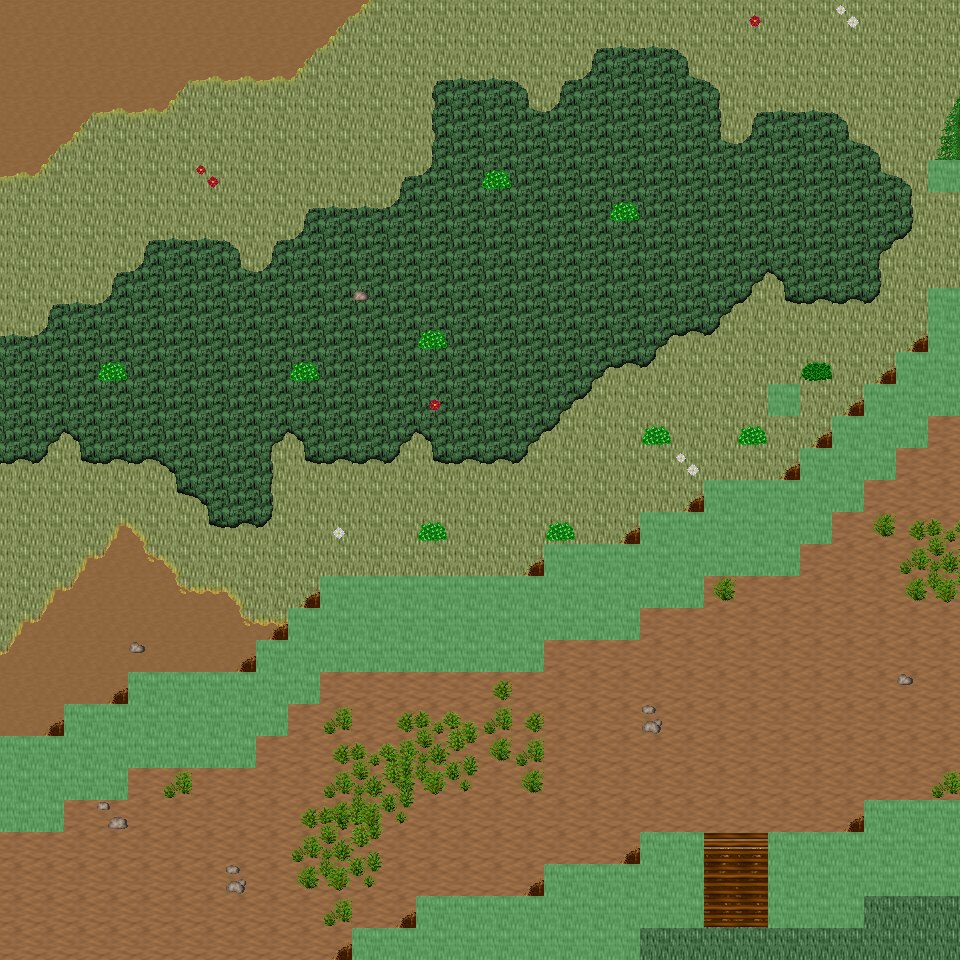

This game map was drawn from its Tiled (.tmx) file and the tilesets committed beside it. A one-line description and the trimmed map source follow:
An orthogonal 30x30 tile map with 32x32 px tiles, 6 tile layers (Ground, Object, Object2, Above, ...), 48 tilesets and 7 objects (7x mapExit).

<map version="1.0" orientation="orthogonal" renderorder="right-down" width="30" height="30" tilewidth="32" tileheight="32" nextobjectid="8">
  <tileset firstgid="1" name="tileset_ground_ground" tilewidth="32" tileheight="32" tilecount="33" columns="3">
    <image source="../drawable/tileset_ground_ground.png" width="96" height="352" />
  </tileset>
  <tileset firstgid="34" name="tileset_ground_ground_2" tilewidth="32" tileheight="32" tilecount="4" columns="4">
    <image source="../drawable/tileset_ground_ground_2.png" width="128" height="32" />
  </tileset>
  <tileset firstgid="38" name="tileset_ground_ridge_earth_dark" tilewidth="32" tileheight="32" tilecount="96" columns="12">
    <image source="../drawable/tileset_ground_ridge_earth_dark.png" width="384" height="256" />
  </tileset>
  <tileset firstgid="134" name="tileset_plant_grasses" tilewidth="32" tileheight="32" tilecount="6" columns="3">
    <image source="../drawable/tileset_plant_grasses.png" width="96" height="64" />
  </tileset>
  <tileset firstgid="140" name="tileset_plant_bush_bushes" tilewidth="32" tileheight="32" tilecount="10" columns="5">
    <image source="../drawable/tileset_plant_bush_bushes.png" width="160" height="64" />
  </tileset>
  <tileset firstgid="150" name="tileset_plant_flower_daisy_white" tilewidth="32" tileheight="32" tilecount="8" columns="2">
    <image source="../drawable/tileset_plant_flower_daisy_white.png" width="64" height="128" />
  </tileset>
  <tileset firstgid="158" name="tileset_building_fence_fence_chunky" tilewidth="32" tileheight="32" tilecount="21" columns="3">
    <image source="../drawable/tileset_building_fence_fence_chunky.png" width="96" height="224" />
  </tileset>
  <tileset firstgid="179" name="tileset_ground_rock_rocks_2" tilewidth="32" tileheight="32" tilecount="4" columns="2">
    <image source="../drawable/tileset_ground_rock_rocks_2.png" width="64" height="64" />
  </tileset>
  <tileset firstgid="183" name="tileset_building_roof_green" tilewidth="32" tileheight="32" tilecount="20" columns="5">
    <image source="../drawable/tileset_building_roof_green.png" width="160" height="128" />
  </tileset>
  <tileset firstgid="203" name="tileset_building_wall_wall_brown" tilewidth="32" tileheight="32" tilecount="12" columns="3">
    <image source="../drawable/tileset_building_wall_wall_brown.png" width="96" height="128" />
  </tileset>
  <tileset firstgid="215" name="tileset_plant_flower_daisy_red" tilewidth="32" tileheight="32" tilecount="8" columns="2">
    <image source="../drawable/tileset_plant_flower_daisy_red.png" width="64" height="128" />
  </tileset>
  <tileset firstgid="223" name="tileset_item_corpse_huge_animal" tilewidth="32" tileheight="32" tilecount="16" columns="2">
    <image source="../drawable/tileset_item_corpse_huge_animal.png" width="64" height="256" />
  </tileset>
  <tileset firstgid="239" name="tileset_plant_stump_rectangular" tilewidth="32" tileheight="32" tilecount="4" columns="2">
    <image source="../drawable/tileset_plant_stump_rectangular.png" width="64" height="64" />
  </tileset>
  <tileset firstgid="243" name="tileset_ground_rock_pebbles" tilewidth="32" tileheight="32" tilecount="3" columns="1">
    <image source="../drawable/tileset_ground_rock_pebbles.png" width="32" height="96" />
  </tileset>
  <tileset firstgid="246" name="tileset_plant_tree_tree_green" tilewidth="32" tileheight="32" tilecount="88" columns="8">
    <image source="../drawable/tileset_plant_tree_tree_green.png" width="256" height="352" />
  </tileset>
  <tileset firstgid="334" name="tileset_item_pot_dark_barrel" tilewidth="32" tileheight="32" tilecount="2" columns="1">
    <image source="../drawable/tileset_item_pot_dark_barrel.png" width="32" height="64" />
  </tileset>
  <tileset firstgid="336" name="tileset_plant_leaves" tilewidth="32" tileheight="32" tilecount="8" columns="4">
    <image source="../drawable/tileset_plant_leaves.png" width="128" height="64" />
  </tileset>
  <tileset firstgid="344" name="tileset_item_statue_cross" tilewidth="32" tileheight="32" tilecount="1" columns="1">
    <image source="../drawable/tileset_item_statue_cross.png" width="32" height="32" />
  </tileset>
  <tileset firstgid="345" name="tileset_ground_ladder_vertical_dark" tilewidth="32" tileheight="32" tilecount="3" columns="3">
    <image source="../drawable/tileset_ground_ladder_vertical_dark.png" width="96" height="32" />
  </tileset>
  <tileset firstgid="348" name="tileset_furniture_light_dark_torch" tilewidth="32" tileheight="32" tilecount="8" columns="2">
    <image source="../drawable/tileset_furniture_light_dark_torch.png" width="64" height="128" />
  </tileset>
  <tileset firstgid="356" name="tileset_building_door_door_n" tilewidth="32" tileheight="32" tilecount="6" columns="3">
    <image source="../drawable/tileset_building_door_door_n.png" width="96" height="64" />
  </tileset>
  <tileset firstgid="362" name="tileset_building_window_window_long" tilewidth="32" tileheight="32" tilecount="3" columns="3">
    <image source="../drawable/tileset_building_window_window_long.png" width="96" height="32" />
  </tileset>
  <tileset firstgid="365" name="tileset_building_roof_yellow" tilewidth="32" tileheight="32" tilecount="20" columns="5">
    <image source="../drawable/tileset_building_roof_yellow.png" width="160" height="128" />
  </tileset>
  <tileset firstgid="385" name="tileset_plant_vine" tilewidth="32" tileheight="32" tilecount="3" columns="1">
    <image source="../drawable/tileset_plant_vine.png" width="32" height="96" />
  </tileset>
  <tileset firstgid="388" name="tileset_logic_portal" tilewidth="32" tileheight="32" tilecount="24" columns="8">
    <image source="../drawable/tileset_logic_portal.png" width="256" height="96" />
  </tileset>
  <tileset firstgid="412" name="tileset_logic_collision" tilewidth="32" tileheight="32" tilecount="1" columns="1">
    <image source="../drawable/tileset_logic_collision.png" width="32" height="32" />
  </tileset>
  <tileset firstgid="413" name="tileset_logic_protection" tilewidth="32" tileheight="32" tilecount="2" columns="2">
    <image source="../drawable/tileset_logic_protection.png" width="64" height="32" />
  </tileset>
  <tileset firstgid="415" name="tileset_ground_green_paving" tilewidth="32" tileheight="32" tilecount="18" columns="3">
    <image source="../drawable/tileset_ground_green_paving.png" width="96" height="192" />
  </tileset>
  <tileset firstgid="433" name="tileset_ground_grass_2" tilewidth="32" tileheight="32" tilecount="21" columns="3">
    <image source="../drawable/tileset_ground_grass_2.png" width="96" height="224" />
  </tileset>
  <tileset firstgid="454" name="tileset_ground_earth_edges" tilewidth="32" tileheight="32" tilecount="18" columns="6">
    <image source="../drawable/tileset_ground_earth_edges.png" width="192" height="96" />
  </tileset>
  <tileset firstgid="472" name="tileset_ground_grass_corners" tilewidth="32" tileheight="32" tilecount="24" columns="6">
    <image source="../drawable/tileset_ground_grass_corners.png" width="192" height="128" />
  </tileset>
  <tileset firstgid="496" name="tileset_ground_earth_edges_yellowgreen" tilewidth="32" tileheight="32" tilecount="15" columns="5">
    <image source="../drawable/tileset_ground_earth_edges_yellowgreen.png" width="160" height="96" />
  </tileset>
  <tileset firstgid="511" name="tileset_ground_water_pool" tilewidth="32" tileheight="32" tilecount="72" columns="3">
    <image source="../drawable/tileset_ground_water_pool.png" width="96" height="768" />
  </tileset>
  <tileset firstgid="583" name="tileset_building_house_pink_blue" tilewidth="32" tileheight="32" tilecount="99" columns="11">
    <image source="../drawable/tileset_building_house_pink_blue.png" width="352" height="288" />
  </tileset>
  <tileset firstgid="682" name="tileset_plant_flower_foxgloves" tilewidth="32" tileheight="32" tilecount="4" columns="2">
    <image source="../drawable/tileset_plant_flower_foxgloves.png" width="64" height="64" />
  </tileset>
  <tileset firstgid="686" name="tileset_plant_tree_evergreen" tilewidth="32" tileheight="32" tilecount="36" columns="3">
    <image source="../drawable/tileset_plant_tree_evergreen.png" width="96" height="384" />
  </tileset>
  <tileset firstgid="722" name="tileset_plant_tree_spruce" tilewidth="32" tileheight="32" tilecount="6" columns="2">
    <image source="../drawable/tileset_plant_tree_spruce.png" width="64" height="96" />
  </tileset>
  <tileset firstgid="728" name="tileset_plant_bush_large_green" tilewidth="32" tileheight="32" tilecount="9" columns="3">
    <image source="../drawable/tileset_plant_bush_large_green.png" width="96" height="96" />
  </tileset>
  <tileset firstgid="737" name="tileset_plant_stump_hollow_logs" tilewidth="32" tileheight="32" tilecount="6" columns="3">
    <image source="../drawable/tileset_plant_stump_hollow_logs.png" width="96" height="64" />
  </tileset>
  <tileset firstgid="743" name="tileset_plant_stump_small_stump" tilewidth="32" tileheight="32" tilecount="4" columns="2">
    <image source="../drawable/tileset_plant_stump_small_stump.png" width="64" height="64" />
  </tileset>
  <tileset firstgid="747" name="tileset_plant_bush_bush_pinks" tilewidth="32" tileheight="32" tilecount="4" columns="2">
    <image source="../drawable/tileset_plant_bush_bush_pinks.png" width="64" height="64" />
  </tileset>
  <tileset firstgid="751" name="tileset_building_outhouse" tilewidth="32" tileheight="32" tilecount="12" columns="3">
    <image source="../drawable/tileset_building_outhouse.png" width="96" height="128" />
  </tileset>
  <tileset firstgid="763" name="tileset_item_pot_wooden_bins" tilewidth="32" tileheight="32" tilecount="4" columns="2">
    <image source="../drawable/tileset_item_pot_wooden_bins.png" width="64" height="64" />
  </tileset>
  <tileset firstgid="767" name="tileset_ground_dry_grass" tilewidth="32" tileheight="32" tilecount="54" columns="9">
    <image source="../drawable/tileset_ground_dry_grass.png" width="288" height="192" />
  </tileset>
  <tileset firstgid="821" name="tileset_ground_grass_edges" tilewidth="32" tileheight="32" tilecount="36" columns="12">
    <image source="../drawable/tileset_ground_grass_edges.png" width="384" height="96" />
  </tileset>
  <tileset firstgid="857" name="tileset_light_light_1x1" tilewidth="32" tileheight="32" tilecount="3" columns="3">
    <image source="../drawable/tileset_light_light_1x1.png" width="96" height="32" />
  </tileset>
  <tileset firstgid="860" name="tileset_building_huts" tilewidth="32" tileheight="32" tilecount="338" columns="26">
    <image source="../drawable/tileset_building_huts.png" width="832" height="416" />
  </tileset>
  <tileset firstgid="1198" name="tileset_light_door_light" tilewidth="32" tileheight="32" tilecount="12" columns="3">
    <image source="../drawable/tileset_light_door_light.png" width="96" height="128" />
  </tileset>
  <layer name="Ground" width="30" height="30">
    <data>[900 cells, 900 non-empty, 5 distinct tile ids]</data>
  </layer>
  <layer name="Object" width="30" height="30">
    <data>[900 cells, 347 non-empty, 49 distinct tile ids]</data>
  </layer>
  <layer name="Object2" width="30" height="30">
    <data>[900 cells, 23 non-empty, 14 distinct tile ids]</data>
  </layer>
  <layer name="Above" width="30" height="30">
    <data>[900 cells, 0 non-empty, 0 distinct tile ids]</data>
  </layer>
  <layer name="Above2" width="30" height="30">
    <data>[900 cells, 2 non-empty, 2 distinct tile ids]</data>
  </layer>
  <layer name="Walkable" width="30" height="30">
    <data>[900 cells, 136 non-empty, 1 distinct tile ids]</data>
  </layer>
  <objectgroup name="MapEvents">
    <object id="1" name="north" type="mapExit" x="0" y="0" width="960" height="32">
      <properties>
        <property name="map" value="level_0_x119_y9" />
        <property name="x" value="0" />
        <property name="y" value="28" />
      </properties>
    </object>
    <object id="2" name="south" type="mapExit" x="0" y="928" width="352" height="32">
      <properties>
        <property name="map" value="level_0_x119_y11" />
        <property name="x" value="0" />
        <property name="y" value="1" />
      </properties>
    </object>
    <object id="3" name="south2" type="mapExit" x="640" y="928" width="320" height="32">
      <properties>
        <property name="map" value="level_0_x119_y11" />
        <property name="x" value="20" />
        <property name="y" value="1" />
      </properties>
    </object>
    <object id="4" name="east" type="mapExit" x="928" y="0" width="32" height="160">
      <properties>
        <property name="map" value="level_0_x120_y10" />
        <property name="x" value="1" />
        <property name="y" value="0" />
      </properties>
    </object>
    <object id="5" name="east2" type="mapExit" x="928" y="192" width="32" height="96">
      <properties>
        <property name="map" value="level_0_x120_y10" />
        <property name="x" value="1" />
        <property name="y" value="6" />
      </properties>
    </object>
    <object id="6" name="east3" type="mapExit" x="928" y="416" width="32" height="384">
      <properties>
        <property name="map" value="level_0_x120_y10" />
        <property name="x" value="1" />
        <property name="y" value="13" />
      </properties>
    </object>
    <object id="7" name="east4" type="mapExit" x="928" y="896" width="32" height="64">
      <properties>
        <property name="map" value="level_0_x120_y10" />
        <property name="x" value="1" />
        <property name="y" value="28" />
      </properties>
    </object>
  </objectgroup>
</map>
